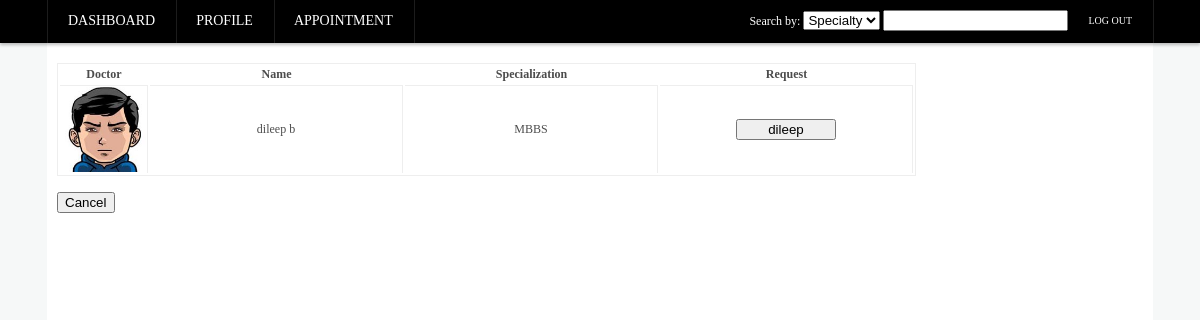
The page /request_patient.php (signed in) on the database its author committed.
### tables this page shows
CREATE TABLE IF NOT EXISTS `doctor` (
  `doctor_username` varchar(50) NOT NULL,
  `doctor_password` varchar(50) NOT NULL,
  `doctor_email` varchar(50) NOT NULL,
  `doctor_lname` varchar(50) NOT NULL,
  `doctor_fname` varchar(50) NOT NULL,
  `doctor_mname` varchar(50) NOT NULL,
  `doctor_specialization` varchar(50) NOT NULL,
  `doctor_hospital` varchar(50) NOT NULL,
  `contactno` varchar(50) default NULL,
  `doctor_rstatus` varchar(20) default NULL,
  `doctor_licenseno` int(20) default NULL,
  `doctor_sched_wday` varchar(160) default NULL,
  `doctor_sched_sat` varchar(160) default NULL,
  `doctor_sched_sun` varchar(160) default NULL
);

### request_patient.php (the view, shortened to what this page needs)
<html>
	<head>
		<link rel="stylesheet" type="text/css" href="CSS/dboardCSS.css">
	</head>
	<body>
		<div id = "menu_container">
			<div id="menu_wrapper">
				<ul class = "main_menu_left">
					<li><a class="top_menu" href = "dboardPatient.php">Dashboard</a></li>
					<li><a class="top_menu" href = "patient_profile.php">Profile</a></li>
					<li><a class="top_menu" href = "appointments_patient.php">Appointment</a></li>
				</ul>
				<ul class = "main_menu_right">
						<li>
							<form name='searchdoctor' action='search_patient.php' method='post'>
							Search by:
							<select name="searchtype" id = "option">
								<option name="specialty">Specialty</option>
							</select>
							<input class='search_bar' type='text' name='searchinput'> </a>
							</form>
						</li>
					<li> <a id="logout" class="top_menu_right" href = "logout.php"> Log Out </a> </li>
				</ul>
			</div>
		</div>
		<div class="clearance"></div>
		<div class="content_wrapper">
			<div class="content_main">
			<?php
				$conn=mysql_connect("localhost","root","root")or die("can not connect");
				$query = 'SELECT doctor_username, doctor_lname, doctor_fname, doctor_mname, doctor_specialization FROM doctor ORDER BY doctor_lname';
				$result = mysql_query($query,$conn);
				echo '<form action="request_page_date.php" method="post">
						<table class="table_doctors">
						<tr>
						    <th>Doctor</th>
							<th>Name</th>
							<th>Specialization</th>
							<th>Request</th>
						</tr>';
				while ($row = mysql_fetch_array($result)) {
                $doctor_names=$row['doctor_fname'].' '.$row['doctor_lname'];
                $a="doctor_img/" .$doctor_names.'.'."jpg";
				$doctor_user = $row['doctor_username'];
				$doctor_special = $row['doctor_specialization'];
					echo '<tr>
					        <td style="width: 85px;height:85px"><img src="'.$a.'" style="width:100%;height:100%;"></td>
							<td style="width: 250px">' . $doctor_names . '</td>
							<td style="width: 250px">' . $doctor_special . '</td>
							<td style="width: 250px"><center><input style="width: 100px" type="submit" name="doctor_user" value="'. $doctor_user .'"/></center></td>
						</tr>';
				}
				echo '</table></form>';
			?>
			<form action="appointments_patient.php" method="post">
			<input type="submit" value="Cancel" />
			</form>
			</div>
			</div>
	</body>
</html>

### css/dboardCSS.css (style rules this page uses)
body { background: #f6f8f8; color: #4C4C4C; line-height: 25px; margin: 0; }
ul { padding: 0; margin: 0; }
li { list-style: none; }
a, a:visited { -webkit-transition: all 0.2s ease-out; -moz-transition: all 0.2s ease-out; -ms-transition: all 0.2s ease-out; -o-transition: all 0.2s ease-out; color: #446DB2; text-decoration: none; }
.content_wrapper { position: relative; height: 1124px; width: 1106px; background: #fff; margin: 0 auto; z-index: 2; }
.content_main { top: 20px; margin-left: 10px; margin-right: 10px; position: relative; }
#menu_container { background: #000; width: 100%; position: fixed; top: 0; left: 0; z-index: 1000; height: 43px; -webkit-box-shadow: 0 2px 3px rgba(0,0,0,.25); -moz-box-shadow: 0 2px 3px rgba(0,0,0,.25); box-shadow: 0 2px 3px rgba(0,0,0,.25); }
#menu_wrapper { max-width: 1106px; margin: 0 auto; }
#menu_wrapper ul.main_menu_left { float: left; border-left: 1px solid rgba(255, 255, 255, 0.11); box-shadow: -1px 0 0 rgba(0, 0, 0, 0.1); }
#menu_wrapper ul li .top_menu { border-right: 1px solid rgba(0, 0, 0, 0.1); box-shadow: 1px 0 0 rgba(255, 255, 255, 0.11); padding: 8px 20px; color: white; font-size: 14px; font-weight: normal; text-decoration: none; font-style: normal !important; display: inline-block; height: 27px; text-transform: uppercase; white-space: nowrap; }
#menu_wrapper ul li a.top_menu_right { border-right: 1px solid rgba(0, 0, 0, 0.1); box-shadow: 1px 0 0 rgba(255, 255, 255, 0.11); padding: 8px 20px; color: white; font-size: 10px; font-weight: normal; text-decoration: none; font-style: normal; display: inline-block; height: 27px; text-transform: uppercase; white-space: nowrap; }
#menu_wrapper ul li { float: left; }
#menu_wrapper ul.main_menu_right { color: white; font-size: 12px; position: relative; float: right; }
.search_bar { margin-top: 10px; color: black; }
.clearance { height: 43px; }
.table_doctors { border: 1px solid #eee; font-size: 12px; font-style: normal; text-decoration: none; text-align: center; }
.table_doctors td { width: 100px; border-right: 1px solid #eee; border-top: 1px solid #eee; }

### rows shown on the page
doctor: doctor_fname+doctor_lname (picture), doctor_names "dileep b", doctor_specialization "MBBS", doctor_user "dileep"
